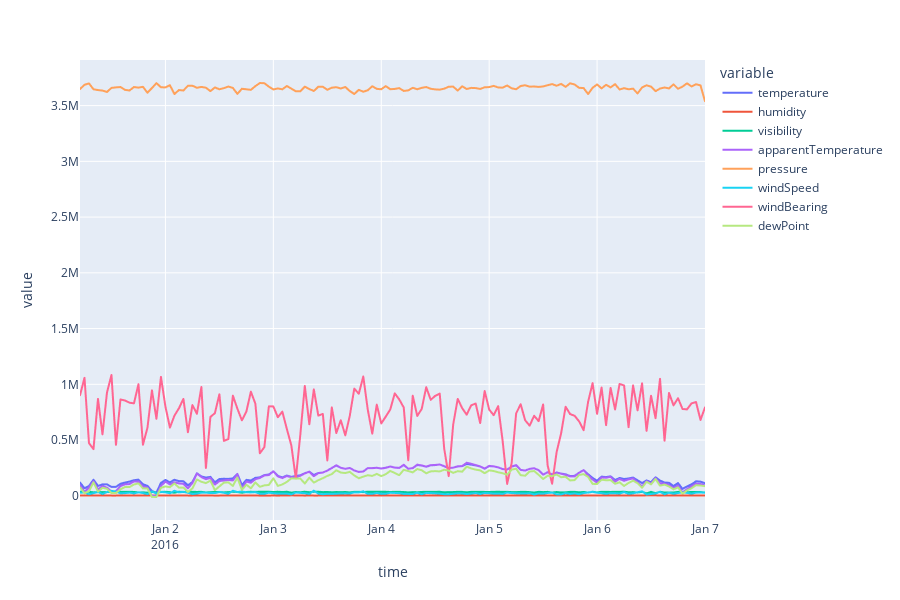

Write notebook code for a chart like this one.
### Code cell
fig = px.line(data_frame=weather_data_hour.filter(items=['temperature',
                                      'humidity', 'visibility', 'apparentTemperature', 'pressure',
                                      'windSpeed', 'windBearing', 'dewPoint', 'cloudCover']),
              line_dash_sequence=['solid']*16, width=900, height=600)

fig.show()

### Figure 1 — Plotly figure (JSON) as saved in the notebook; plotly's stock layout.template omitted (floating-point values rounded to 4 significant figures; data arrays with more than 128 entries replaced by an {"elided": "..."} marker saying what was removed)
{"data": [{"hovertemplate": "variable=temperature<br>time=%{x}<br>value=%{y}<extra></extra>", "legendgroup": "temperature", "line": {"color": "#636efa", "dash": "solid"}, "marker": {"symbol": "circle"}, "mode": "lines", "name": "temperature", "showlegend": true, "type": "scattergl", "x": {"elided": "140 str values"}, "xaxis": "x", "y": {"elided": "140 float values"}, "yaxis": "y"}, {"hovertemplate": "variable=humidity<br>time=%{x}<br>value=%{y}<extra></extra>", "legendgroup": "humidity", "line": {"color": "#EF553B", "dash": "solid"}, "marker": {"symbol": "circle"}, "mode": "lines", "name": "humidity", "showlegend": true, "type": "scattergl", "x": {"elided": "140 str values"}, "xaxis": "x", "y": {"elided": "140 float values"}, "yaxis": "y"}, {"hovertemplate": "variable=visibility<br>time=%{x}<br>value=%{y}<extra></extra>", "legendgroup": "visibility", "line": {"color": "#00cc96", "dash": "solid"}, "marker": {"symbol": "circle"}, "mode": "lines", "name": "visibility", "showlegend": true, "type": "scattergl", "x": {"elided": "140 str values"}, "xaxis": "x", "y": {"elided": "140 float values"}, "yaxis": "y"}, {"hovertemplate": "variable=apparentTemperature<br>time=%{x}<br>value=%{y}<extra></extra>", "legendgroup": "apparentTemperature", "line": {"color": "#ab63fa", "dash": "solid"}, "marker": {"symbol": "circle"}, "mode": "lines", "name": "apparentTemperature", "showlegend": true, "type": "scattergl", "x": {"elided": "140 str values"}, "xaxis": "x", "y": {"elided": "140 float values"}, "yaxis": "y"}, {"hovertemplate": "variable=pressure<br>time=%{x}<br>value=%{y}<extra></extra>", "legendgroup": "pressure", "line": {"color": "#FFA15A", "dash": "solid"}, "marker": {"symbol": "circle"}, "mode": "lines", "name": "pressure", "showlegend": true, "type": "scattergl", "x": {"elided": "140 str values"}, "xaxis": "x", "y": {"elided": "140 float values"}, "yaxis": "y"}, {"hovertemplate": "variable=windSpeed<br>time=%{x}<br>value=%{y}<extra></extra>", "legendgroup": "windSpeed", "line": {"color": "#19d3f3", "dash": "solid"}, "marker": {"symbol": "circle"}, "mode": "lines", "name": "windSpeed", "showlegend": true, "type": "scattergl", "x": {"elided": "140 str values"}, "xaxis": "x", "y": {"elided": "140 float values"}, "yaxis": "y"}, {"hovertemplate": "variable=windBearing<br>time=%{x}<br>value=%{y}<extra></extra>", "legendgroup": "windBearing", "line": {"color": "#FF6692", "dash": "solid"}, "marker": {"symbol": "circle"}, "mode": "lines", "name": "windBearing", "showlegend": true, "type": "scattergl", "x": {"elided": "140 str values"}, "xaxis": "x", "y": {"elided": "140 int values"}, "yaxis": "y"}, {"hovertemplate": "variable=dewPoint<br>time=%{x}<br>value=%{y}<extra></extra>", "legendgroup": "dewPoint", "line": {"color": "#B6E880", "dash": "solid"}, "marker": {"symbol": "circle"}, "mode": "lines", "name": "dewPoint", "showlegend": true, "type": "scattergl", "x": {"elided": "140 str values"}, "xaxis": "x", "y": {"elided": "140 float values"}, "yaxis": "y"}], "layout": {"height": 600, "legend": {"title": {"text": "variable"}, "tracegroupgap": 0}, "margin": {"t": 60}, "width": 900, "xaxis": {"anchor": "y", "domain": [0, 1], "title": {"text": "time"}}, "yaxis": {"anchor": "x", "domain": [0, 1], "title": {"text": "value"}}}}
